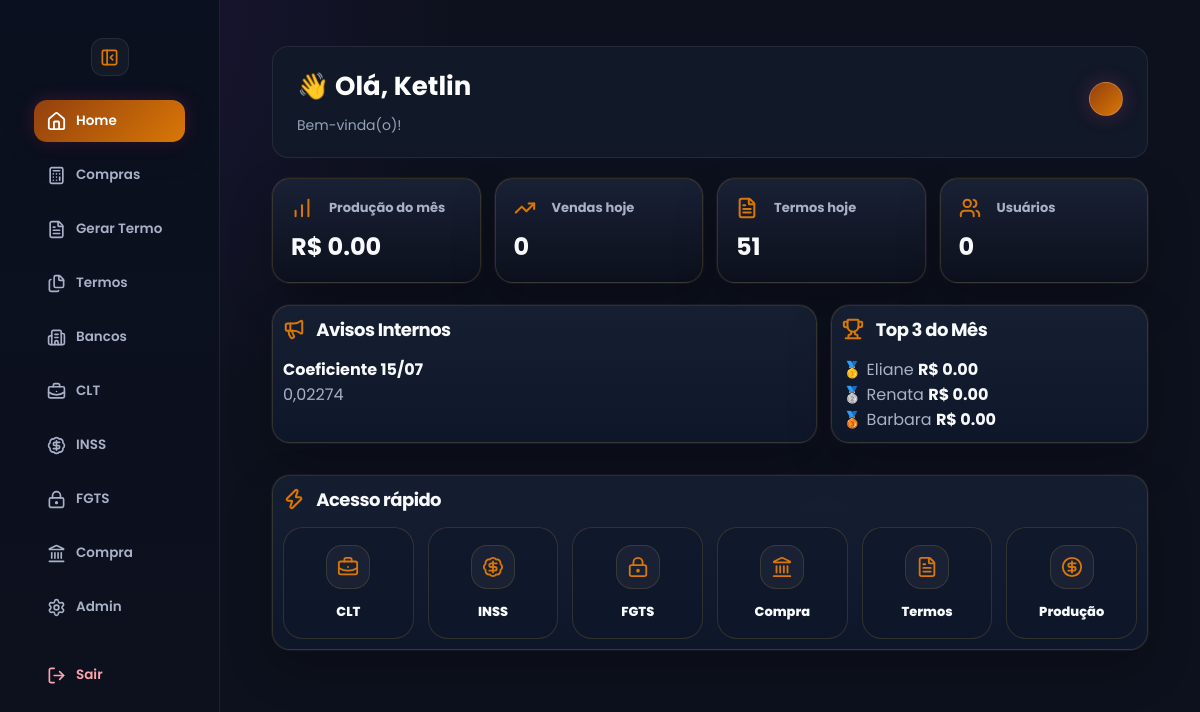
The app's page /home (signed in), older data.
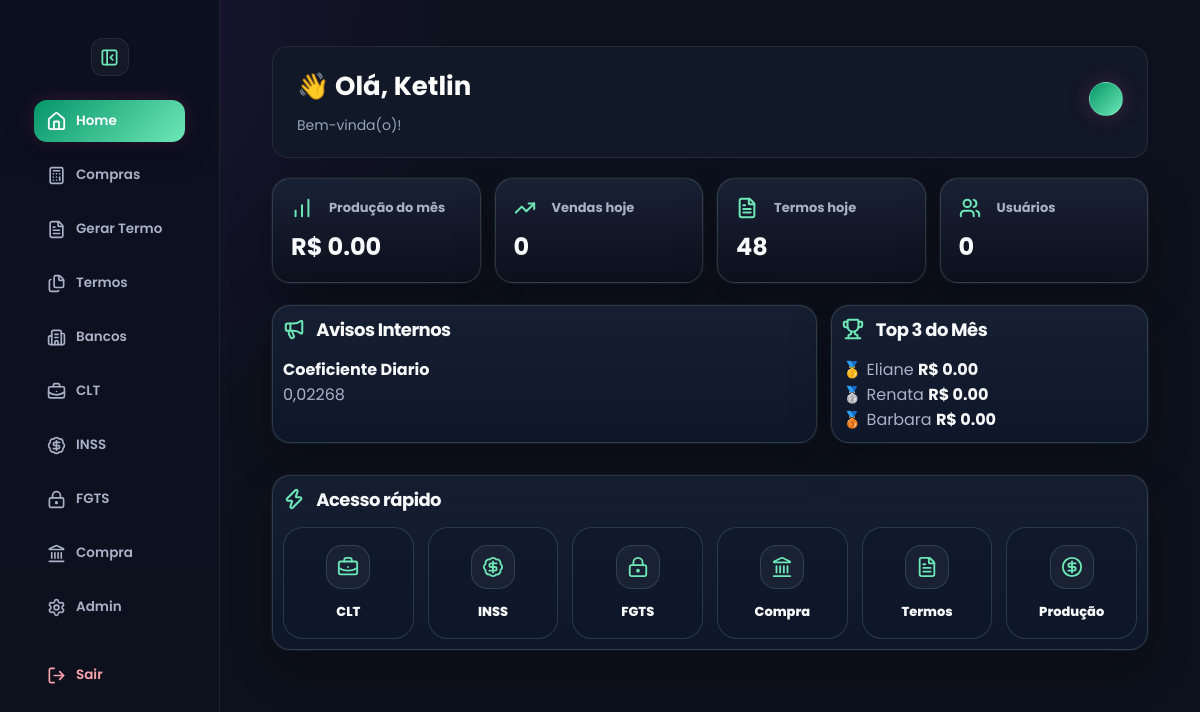
The same page, newer data.
### tables this page shows
CREATE TABLE usuarios (
    id INTEGER PRIMARY KEY AUTOINCREMENT,
    usuario TEXT UNIQUE,
    senha TEXT,
    tipo TEXT
, tema TEXT DEFAULT 'rose', cpf TEXT, email TEXT, ativo INTEGER DEFAULT 1, ultimo_login TEXT);

CREATE TABLE avisos (
    id INTEGER PRIMARY KEY AUTOINCREMENT,
    titulo TEXT,
    mensagem TEXT
, criado_em TEXT, categoria TEXT DEFAULT 'informativo');

### app.py (the view)
@app.route("/home")
def home():
    if not verificar_login():
        return redirect("/")
    tipo_usuario = session.get("tipo", "").lower().strip()
    if tipo_usuario not in ["master", "adm", "admin"]:
        return home_vendas()
    conn = conectar()
    cursor = conn.cursor()
    cursor.execute("""
        SELECT *
        FROM avisos
        ORDER BY id DESC
    """)
    avisos = cursor.fetchall()
    cursor.execute("""
        SELECT COUNT(DISTINCT banco) as total
        FROM comissoes
        WHERE ativo IS NULL OR ativo = 1
    """)
    total_bancos = cursor.fetchone()["total"]
    cursor.execute("""
        SELECT *
        FROM meta_produto
    """)
    metas = cursor.fetchall()
    cursor.execute("""
        SELECT produto, SUM(valor) as total
        FROM vendas
        WHERE usuario_id = CAST(? AS INTEGER)
        GROUP BY produto
    """, (session["usuario_id"],))
    vendas_mes = cursor.fetchall()
    vendas_dict = {
    v["produto"].upper(): float(v["total"] or 0)
    for v in vendas_mes
}
    cursor.execute("""
        SELECT
            u.usuario,
            SUM(v.valor) as total
        FROM vendas v
        JOIN usuarios u ON u.id = v.usuario_id
        GROUP BY v.usuario_id
        ORDER BY total DESC
    """)
    ranking = cursor.fetchall()
    top3 = ranking[:3]
    cursor.execute("""
    SELECT COUNT(*) as total
    FROM vendas
    WHERE date(data) = date('now')
    """)
    vendas_hoje = cursor.fetchone()["total"]
    cursor.execute("""
    SELECT SUM(valor) as total
    FROM vendas
    WHERE strftime('%Y-%m', data) = strftime('%Y-%m', 'now')
    """)
    producao_mes = cursor.fetchone()["total"] or 0
    cursor.execute("""
    SELECT COUNT(*) as total
    FROM termos
    """)
    termos_hoje = cursor.fetchone()["total"]
    competencia_atual = date.today().strftime("%Y-%m")
    cursor.execute("""
        SELECT
            u.id,
            u.usuario,
            COALESCE(SUM(v.valor), 0) AS total
        FROM usuarios u
        LEFT JOIN vendas v
            ON v.usuario_id = u.id
            AND strftime('%Y-%m', v.data) = ?
        WHERE LOWER(TRIM(u.tipo)) NOT IN ('master', 'adm', 'admin')
        GROUP BY u.id, u.usuario
        ORDER BY total DESC
    """, (competencia_atual,))
    ranking_vendedoras = cursor.fetchall()
    cursor.execute("""
    SELECT COUNT(*) as total
    FROM usuarios
    """)
    usuarios_ativos = cursor.fetchone()["total"]
    cursor.execute("""
    SELECT *
    FROM logs
    ORDER BY id DESC
    LIMIT 5
    """)
    logs = cursor.fetchall()
    conn.close()
    return render_template(
        "home.html",
        avisos=avisos,
        total_bancos=total_bancos,
        metas=metas,
        vendas=vendas_dict,
        top3=top3,   # 🔥 AQUI ESTAVA FALTANDO
        tipo=session["tipo"],
        vendas_hoje=vendas_hoje,
        producao_mes=producao_mes,
        logs=logs,
        termos_hoje=termos_hoje,
        ranking_vendedoras=ranking_vendedoras,
        usuarios_ativos=usuarios_ativos,
        usuario=session["usuario"]
    )

### app.py (called while the page is built)
def tema_usuario():
    if "usuario_id" not in session:
        return "rose"
    conn = conectar()
    cursor = conn.cursor()
    cursor.execute("""
        SELECT tema
        FROM usuarios
        WHERE id = ?
    """, (session["usuario_id"],))
    user = cursor.fetchone()
    conn.close()
    return user["tema"] if user and user["tema"] else "rose"

@app.context_processor
def variaveis_globais():
    return {
        "tema": tema_usuario()
    }

def conectar():
    conn = sqlite3.connect("banco.db")
    conn.row_factory = sqlite3.Row
    return conn

def verificar_login():
    return "usuario" in session

### templates/home.html (shortened to what this page needs)
<!DOCTYPE html>
<html lang="pt-br" data-theme="{{ tema }}">
<head>
<link rel="stylesheet" href="{{ url_for('static', filename='style.css') }}">
<link rel="stylesheet" href="{{ url_for('static', filename='design.css') }}">
</head>
<body>
<div class="sidebar" id="sidebar">
    <button class="toggle-btn sidebar-toggle" onclick="toggleSidebar()" title="Recolher menu">
    <i data-lucide="panel-left-close"></i>
    </button>
<a href="/home" class="active">
    <i data-lucide="home"></i>
    <span class="text">Home</span>
</a>
<a href="/compra-divida/clientes">
    <i data-lucide="calculator"></i>
    <span class="text">Compras</span>
</a>
<a href="/termos">
    <i data-lucide="file-text"></i>
    <span class="text">Gerar Termo</span>
</a>
<a href="/termos/historico">
    <i data-lucide="files"></i>
    <span class="text">Termos</span>
</a>
<a href="/bancos">
    <i data-lucide="building-2"></i>
    <span class="text">Bancos</span>
</a>
<a href="/clt">
    <i data-lucide="briefcase-business"></i>
    <span class="text">CLT</span>
</a>
<a href="/inss">
    <i data-lucide="badge-dollar-sign"></i>
    <span class="text">INSS</span>
</a>
<a href="/fgts">
    <i data-lucide="lock-keyhole"></i>
    <span class="text">FGTS</span>
</a>
<a href="/compra-divida">
    <i data-lucide="landmark"></i>
    <span class="text">Compra</span>
</a>
{% if tipo in ["master", "adm"] %}
<a href="/admin">
    <i data-lucide="settings"></i>
    <span class="text">Admin</span>
</a>
{% endif %}
<a href="/logout">
    <i data-lucide="log-out"></i>
    <span class="text">Sair</span>
</a>
</div>
<div class="conteudo">
<div class="page">
    <div class="home-welcome">
        <div>
            <h1>👋 Olá, {{ usuario }}</h1>
            <span>Bem-vinda(o)!</span>
        </div>
        <div class="theme-picker">
    <button type="button"
            class="theme-toggle"
            onclick="toggleThemePicker()">
    </button>
</div>
    </div>
<div class="admin-kpis">
    <div class="admin-kpi-card">
        <span><i data-lucide="chart-no-axes-column-increasing"></i> Produção do mês</span>
        <strong>R$ {{ "%.2f"|format(producao_mes or 0) }}</strong>
    </div>
    <div class="admin-kpi-card">
        <span><i data-lucide="trending-up"></i> Vendas hoje</span>
        <strong>{{ vendas_hoje or 0 }}</strong>
    </div>
    <div class="admin-kpi-card">
        <span><i data-lucide="file-text"></i> Termos hoje</span>
        <strong>{{ termos_hoje or 0 }}</strong>
    </div>
    <div class="admin-kpi-card">
        <span><i data-lucide="users"></i> Usuários</span>
        <strong>{{ total_usuarios or 0 }}</strong>
    </div>
</div>
<div class="admin-grid-main">
    <div class="box-compra">
        <h2><i data-lucide="megaphone"></i> Avisos Internos</h2>
        {% for aviso in avisos[:3] %}
        <div class="admin-aviso-item">
            <strong>{{ aviso["titulo"] }}</strong>
            <p>{{ aviso["mensagem"] }}</p>
        </div>
        {% endfor %}
    </div>
    <div class="box-compra">
        <h2><i data-lucide="trophy"></i> Top 3 do Mês</h2>
        {% for r in ranking_vendedoras[:3] %}
        <div class="admin-ranking-item">
            <span>
                {% if loop.index == 1 %}🥇
                {% elif loop.index == 2 %}🥈
                {% else %}🥉
                {% endif %}
                {{ r["usuario"] }}
            </span>
            <strong>R$ {{ "%.2f"|format(r["total"] or 0) }}</strong>
        </div>
        {% endfor %}
    </div>
</div>
<div class="box-compra">
    <h2><i data-lucide="zap"></i> Acesso rápido</h2>
    <div class="admin-quick-grid">
       <a href="/clt" class="admin-quick-card">
    <div class="admin-quick-icon">
        <i data-lucide="briefcase-business"></i>
    </div>
    <strong> CLT </strong>
</a>
<a href="/inss" class="admin-quick-card">
    <div class="admin-quick-icon">
        <i data-lucide="badge-dollar-sign"></i>
    </div>
    <strong> INSS </strong>
</a>
<a href="/fgts" class="admin-quick-card">
    <div class="admin-quick-icon">
        <i data-lucide="lock-keyhole"></i>
    </div>
    <strong> FGTS </strong>
</a>
<a href="/compra-divida" class="admin-quick-card">
    <div class="admin-quick-icon">
        <i data-lucide="landmark"></i>
    </div>
    <strong> Compra </strong>
</a>
<a href="/termos" class="admin-quick-card">
    <div class="admin-quick-icon">
        <i data-lucide="file-text"></i>
    </div>
    <strong> Termos </strong>
</a>
<a href="/vendas" class="admin-quick-card">
    <div class="admin-quick-icon">
        <i data-lucide="circle-dollar-sign"></i>
    </div>
    <strong> Produção </strong>
</a>
    </div>
</div>
</body>
</html>

Row changes from the older to the newer data that the page shows:
removed avisos: titulo "Coeficiente 15/07", mensagem "0,02274"
added avisos: titulo "Coeficiente Diario", mensagem "0,02268"
Text that changed along with them:
{{ termos_hoje or 0 }}: "51" → "48"
